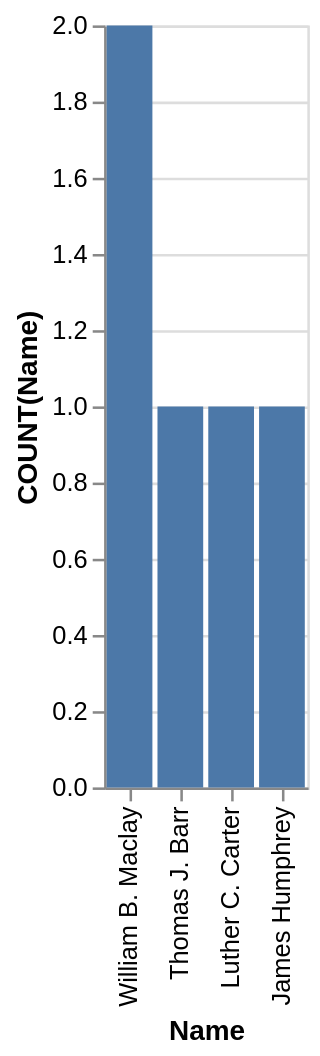

Write the Vega-Lite specification saved for this chart.
### Vega-Lite specification from a JSON file in a GitHub repository (floating-point values rounded to 4 significant figures)
{"data": {"values": [{"x_data": "William B. Maclay", "y_data": 2}, {"x_data": "Thomas J. Barr", "y_data": 1}, {"x_data": "Luther C. Carter", "y_data": 1}, {"x_data": "James Humphrey", "y_data": 1}]}, "mark": "bar", "encoding": {"x": {"field": "x_data", "type": "nominal", "title": "Name", "sort": "descending"}, "y": {"field": "y_data", "type": "quantitative", "title": "COUNT(Name)"}}}
